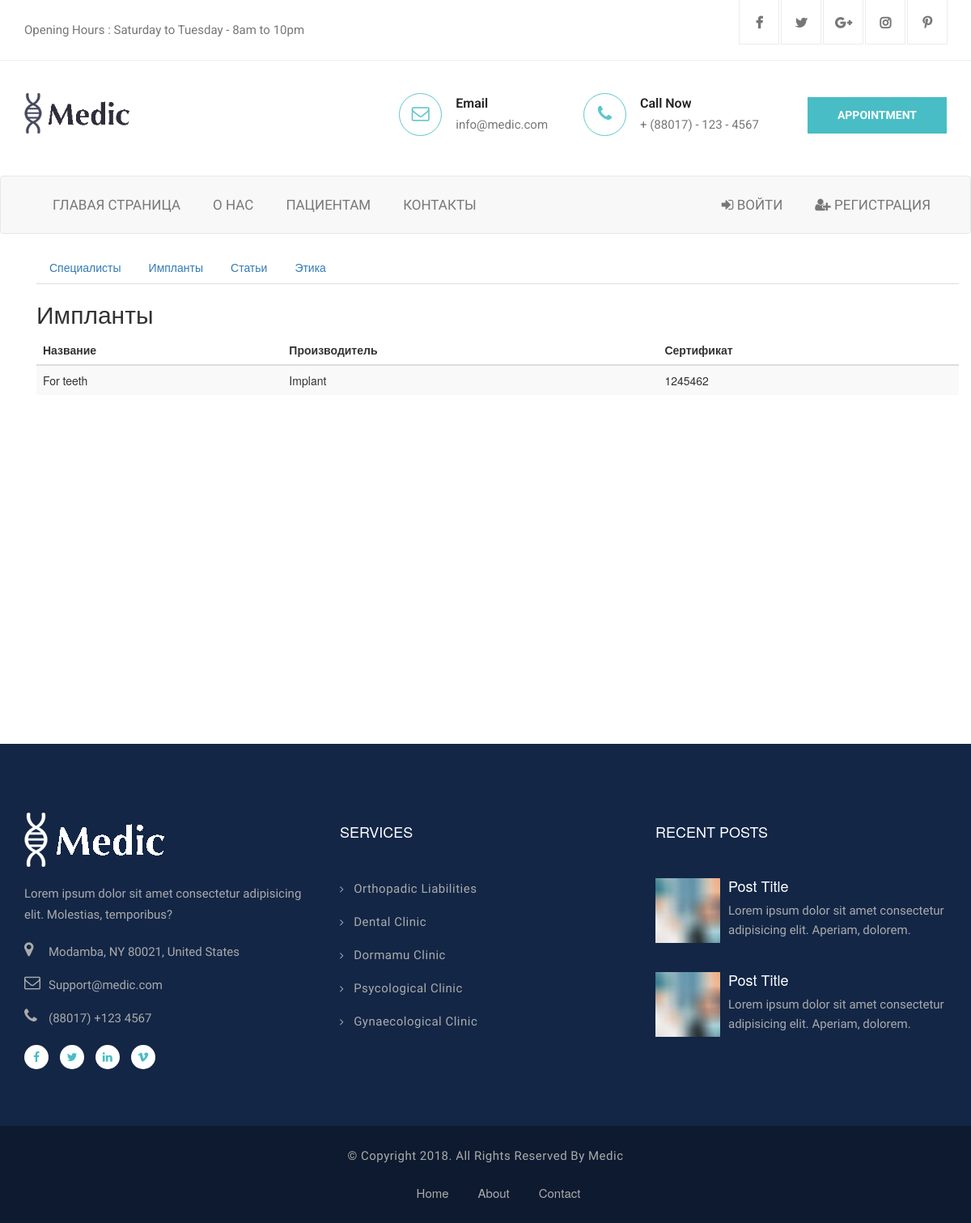
Screenshot of /patients/implants with the database file from the repository.
### models.py (models this page shows)
class Implant(db.Model):
    id = db.Column(db.Integer, primary_key=True)
    name = db.Column(db.String(200), nullable=False)
    manufacturer = db.Column(db.String(200), nullable=False)
    certification_number = db.Column(db.String(100), nullable=False)

### views.py (the view)
@app.route('/patients/implants')
def implants():
    implants = Implant.query.all()
    return render_template('patients/implants.html', implants=implants)

### views.py (called while the page is built)
@app.context_processor
def inject_user():
    return dict(current_user=current_user)

### templates/patients/implants.html
{% extends "base.html" %}
{% block content %}
<div class="container mt-4">
    <ul class="nav nav-tabs mb-4">
        <li class="nav-item">
          <a class="nav-link {% if request.path == '/patients/specialists' %}active{% endif %}" href="{{ url_for('certified_specialists') }}">Специалисты</a>
        </li>
        <li class="nav-item">
          <a class="nav-link {% if request.path == '/patients/implants' %}active{% endif %}" href="{{ url_for('implants') }}">Импланты</a>
        </li>
        <li class="nav-item">
          <a class="nav-link {% if request.path == '/patients/articles' %}active{% endif %}" href="{{ url_for('patient_articles') }}">Статьи</a>
        </li>
        <li class="nav-item">
          <a class="nav-link {% if request.path == '/patients/ethics' %}active{% endif %}" href="{{ url_for('ethics_committee') }}">Этика</a>
        </li>
      </ul>
    <h2>Импланты</h2>
    {% if implants %}
        <table class="table table-striped">
            <thead>
                <tr>
                    <th>Название</th>
                    <th>Производитель</th>
                    <th>Сертификат</th>
                </tr>
            </thead>
            <tbody>
                {% for implant in implants %}
                <tr>
                    <td>{{ implant.name }}</td>
                    <td>{{ implant.manufacturer }}</td>
                    <td>{{ implant.certification_number }}</td>
                </tr>
                {% endfor %}
            </tbody>
        </table>
    {% else %}
        <p>Нет информации об имплантах.</p>
    {% endif %}
</div>
{% endblock %}

### static/css/style.css (style rules this page uses)
body { line-height: 1.4; font-family: "Source Sans Pro", sans-serif; -webkit-font-smoothing: antialiased; }
h1, h2, h3, h4, h5, h6 { font-family: "Roboto", sans-serif; font-weight: 600; }
body { font-size: 15px; color: #777777; line-height: 1.8em; font-weight: 400; background: #ffffff; background-size: cover; background-repeat: no-repeat; background-position: center top; -webkit-font-smoothing: antialiased; font-family: "Roboto", sans-serif; }
a { text-decoration: none; cursor: pointer; }
h1, h2, h3, h4, h5, h6 { margin: 0px; }
li { list-style: none; padding: 0px; margin: 0px; }

### rows the page displays
Implant: name "For teeth", manufacturer "Implant", certification_number "1245462"
